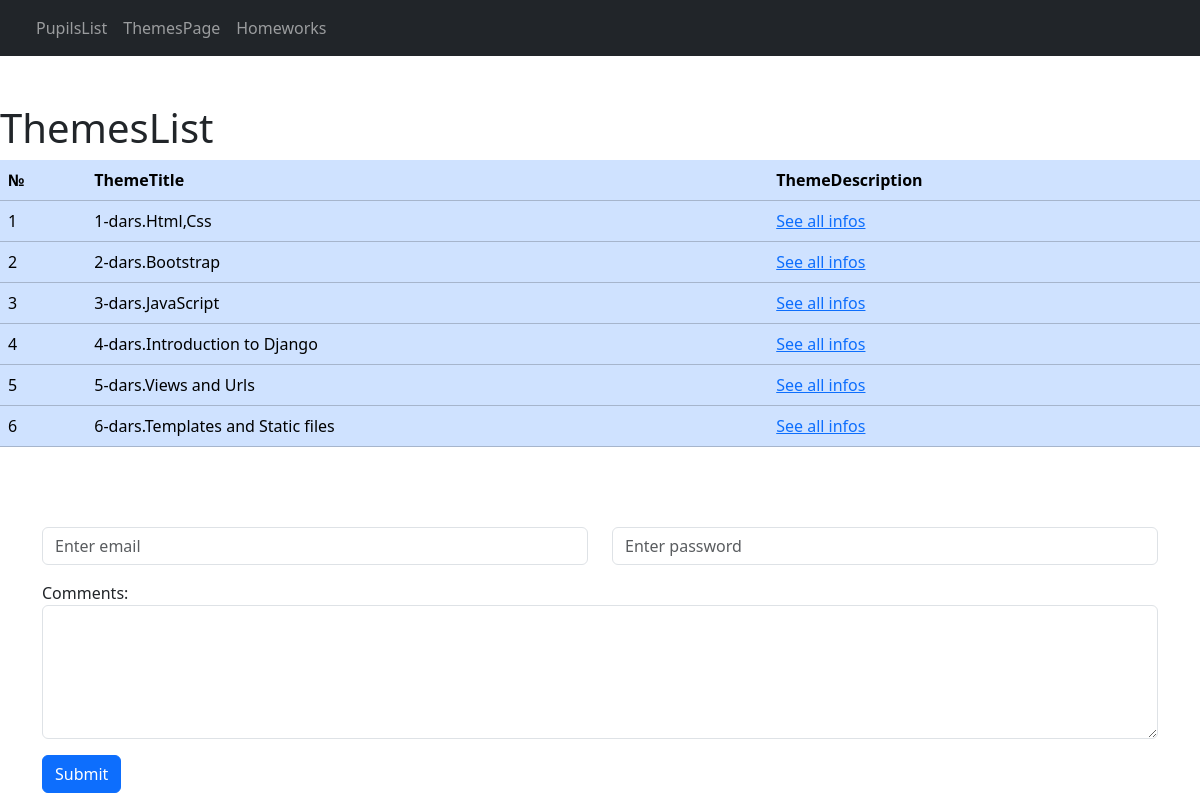
Page /themes/ on the committed database.
### themes/models.py (models this page shows, shortened)
class Themes(models.Model):
    title = models.CharField(max_length=200,verbose_name='ThemeTitle',unique=True,null=True)
    description1 = models.TextField(verbose_name='ThemeDescription1',null=True)
    class Meta:
        db_table = 'themes'
        verbose_name = 'Theme'

### themes/views.py (the view)
# urls.py: path('',themes_list,name='themes_list'),
def themes_list(request):
    themes = Themes.objects.all()
    return render(request,'themes/themes.html',{'themes':themes})

### templates/themes/themes.html (shortened to what this page needs)
{% extends 'base.html' %}
{% block content %}
    <h1>ThemesList</h1>
    <table class="table table-primary">
        <tr>
            <th>№</th>
            <th>ThemeTitle</th>
            <th>ThemeDescription</th>
        </tr>
    {% for theme in themes%}
    	<tr>
            <td>{{ forloop.counter }}</td>
            <td>{{ theme.title }}</td>
            <td>
                <a href="{% url 'theme_detail' theme.id %}">See all infos</a>
            </td>
        </tr>
    {% endfor %}
    </table>
{% endblock %}

### rows in the picture
Themes: title "1-dars.Html,Css"
Themes: title "2-dars.Bootstrap"
Themes: title "3-dars.JavaScript"
Themes: title "4-dars.Introduction to Django"
Themes: title "5-dars.Views and Urls"
Themes: title "6-dars.Templates and Static files"
